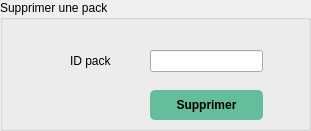
       <widget class="QGroupBox" name="groupBox_6">
        <property name="geometry">
         <rect>
          <x>20</x>
          <y>440</y>
          <width>311</width>
          <height>131</height>
         </rect>
        </property>
        <property name="title">
         <string>Supprimer une pack</string>
        </property>
        <widget class="QLineEdit" name="IDSupp">
         <property name="geometry">
          <rect>
           <x>150</x>
           <y>50</y>
           <width>113</width>
           <height>22</height>
          </rect>
         </property>
        </widget>
        <widget class="QLabel" name="CINlabel_4">
         <property name="geometry">
          <rect>
           <x>70</x>
           <y>50</y>
           <width>71</width>
           <height>21</height>
          </rect>
         </property>
         <property name="text">
          <string>ID pack</string>
         </property>
        </widget>
        <widget class="QPushButton" name="Supprimer_2">
         <property name="geometry">
          <rect>
           <x>150</x>
           <y>90</y>
           <width>113</width>
           <height>30</height>
          </rect>
         </property>
         <property name="styleSheet">
          <string notr="true">QPushButton {
padding: 5px;
border-radius: 5px;
background-color:rgb(101, 190, 155);
font-weight: bold;
}
QPushButton:hover
{
color :white;
}



</string>
         </property>
         <property name="text">
          <string>Supprimer</string>
         </property>
        </widget>
       </widget>
